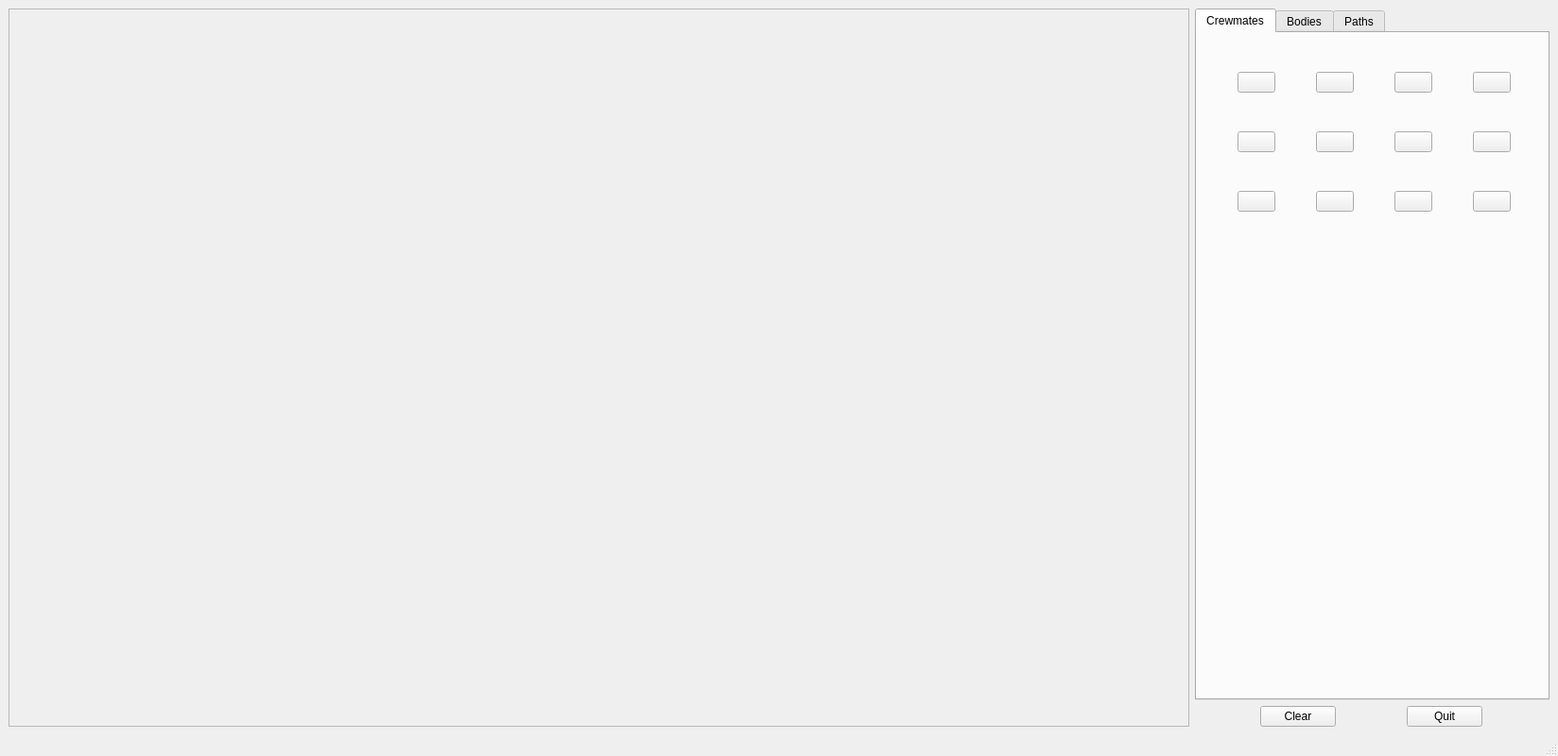
<?xml version="1.0" encoding="UTF-8"?>
<ui version="4.0">
 <class>MapWindow</class>
 <widget class="QMainWindow" name="MapWindow">
  <property name="geometry">
   <rect>
    <x>0</x>
    <y>0</y>
    <width>1648</width>
    <height>800</height>
   </rect>
  </property>
  <property name="windowTitle">
   <string>Skeld</string>
  </property>
  <property name="windowIcon">
   <iconset resource="images.qrc">
    <normaloff>:/logo/images/magnifier.png</normaloff>:/logo/images/magnifier.png</iconset>
  </property>
  <widget class="QWidget" name="centralwidget">
   <layout class="QHBoxLayout" name="horizontalLayout">
    <item>
     <widget class="QScrollArea" name="scrollArea">
      <property name="widgetResizable">
       <bool>true</bool>
      </property>
      <widget class="QWidget" name="scrollAreaWidgetContents">
       <property name="geometry">
        <rect>
         <x>0</x>
         <y>0</y>
         <width>3720</width>
         <height>740</height>
        </rect>
       </property>
       <property name="whatsThis">
        <string notr="true"/>
       </property>
       <layout class="QHBoxLayout" name="horizontalLayout_2">
        <property name="spacing">
         <number>0</number>
        </property>
        <property name="leftMargin">
         <number>0</number>
        </property>
        <property name="topMargin">
         <number>0</number>
        </property>
        <property name="rightMargin">
         <number>0</number>
        </property>
        <property name="bottomMargin">
         <number>0</number>
        </property>
        <item>
         <widget class="MapWidget" name="SkeldMap">
          <property name="maximumSize">
           <size>
            <width>1240</width>
            <height>740</height>
           </size>
          </property>
          <property name="text">
           <string/>
          </property>
          <property name="pixmap">
           <pixmap resource="images.qrc">:/maps/images/Skeld_Map.png</pixmap>
          </property>
          <property name="scaledContents">
           <bool>true</bool>
          </property>
         </widget>
        </item>
        <item>
         <widget class="MapWidget" name="MiraHQMap">
          <property name="enabled">
           <bool>true</bool>
          </property>
          <property name="maximumSize">
           <size>
            <width>1240</width>
            <height>740</height>
           </size>
          </property>
          <property name="text">
           <string/>
          </property>
          <property name="pixmap">
           <pixmap resource="images.qrc">:/maps/images/MIRA_HQ_Map.png</pixmap>
          </property>
          <property name="scaledContents">
           <bool>true</bool>
          </property>
         </widget>
        </item>
        <item>
         <widget class="MapWidget" name="PolusMap">
          <property name="maximumSize">
           <size>
            <width>1240</width>
            <height>740</height>
           </size>
          </property>
          <property name="text">
           <string/>
          </property>
          <property name="pixmap">
           <pixmap resource="images.qrc">:/maps/images/Polus_Map.png</pixmap>
          </property>
          <property name="scaledContents">
           <bool>true</bool>
          </property>
         </widget>
        </item>
       </layout>
      </widget>
     </widget>
    </item>
    <item>
     <layout class="QVBoxLayout" name="verticalLayout">
      <item>
       <widget class="QTabWidget" name="tabWidget">
        <property name="sizePolicy">
         <sizepolicy hsizetype="Fixed" vsizetype="Expanding">
          <horstretch>0</horstretch>
          <verstretch>0</verstretch>
         </sizepolicy>
        </property>
        <property name="minimumSize">
         <size>
          <width>375</width>
          <height>0</height>
         </size>
        </property>
        <property name="currentIndex">
         <number>0</number>
        </property>
        <widget class="QWidget" name="tab">
         <attribute name="title">
          <string>Crewmates</string>
         </attribute>
         <widget class="QWidget" name="layoutWidget">
          <property name="geometry">
           <rect>
            <x>0</x>
            <y>0</y>
            <width>375</width>
            <height>230</height>
           </rect>
          </property>
          <layout class="QGridLayout" name="gridLayout_2">
           <property name="spacing">
            <number>0</number>
           </property>
           <item row="3" column="3">
            <widget class="QPushButton" name="limeButton">
             <property name="sizePolicy">
              <sizepolicy hsizetype="Fixed" vsizetype="Fixed">
               <horstretch>0</horstretch>
               <verstretch>0</verstretch>
              </sizepolicy>
             </property>
             <property name="text">
              <string/>
             </property>
             <property name="icon">
              <iconset resource="images.qrc">
               <normaloff>:/crewmates/images/amonglime.png</normaloff>:/crewmates/images/amonglime.png</iconset>
             </property>
             <property name="iconSize">
              <size>
               <width>64</width>
               <height>64</height>
              </size>
             </property>
            </widget>
           </item>
           <item row="2" column="1">
            <widget class="QPushButton" name="orangeButton">
             <property name="sizePolicy">
              <sizepolicy hsizetype="Fixed" vsizetype="Fixed">
               <horstretch>0</horstretch>
               <verstretch>0</verstretch>
              </sizepolicy>
             </property>
             <property name="text">
              <string/>
             </property>
             <property name="icon">
              <iconset resource="images.qrc">
               <normaloff>:/crewmates/images/amongorange.png</normaloff>:/crewmates/images/amongorange.png</iconset>
             </property>
             <property name="iconSize">
              <size>
               <width>64</width>
               <height>64</height>
              </size>
             </property>
            </widget>
           </item>
           <item row="3" column="0">
            <widget class="QPushButton" name="redButton">
             <property name="sizePolicy">
              <sizepolicy hsizetype="Fixed" vsizetype="Fixed">
               <horstretch>0</horstretch>
               <verstretch>0</verstretch>
              </sizepolicy>
             </property>
             <property name="text">
              <string/>
             </property>
             <property name="icon">
              <iconset resource="images.qrc">
               <normaloff>:/crewmates/images/amongred.png</normaloff>:/crewmates/images/amongred.png</iconset>
             </property>
             <property name="iconSize">
              <size>
               <width>64</width>
               <height>64</height>
              </size>
             </property>
            </widget>
           </item>
           <item row="3" column="1">
            <widget class="QPushButton" name="whiteButton">
             <property name="sizePolicy">
              <sizepolicy hsizetype="Fixed" vsizetype="Fixed">
               <horstretch>0</horstretch>
               <verstretch>0</verstretch>
              </sizepolicy>
             </property>
             <property name="text">
              <string/>
             </property>
             <property name="icon">
              <iconset resource="images.qrc">
               <normaloff>:/crewmates/images/amongwhite.png</normaloff>:/crewmates/images/amongwhite.png</iconset>
             </property>
             <property name="iconSize">
              <size>
               <width>64</width>
               <height>64</height>
              </size>
             </property>
            </widget>
           </item>
           <item row="2" column="3">
            <widget class="QPushButton" name="purpleButton">
             <property name="sizePolicy">
              <sizepolicy hsizetype="Fixed" vsizetype="Fixed">
               <horstretch>0</horstretch>
               <verstretch>0</verstretch>
              </sizepolicy>
             </property>
             <property name="text">
              <string/>
             </property>
             <property name="icon">
              <iconset resource="images.qrc">
               <normaloff>:/crewmates/images/amongpurple.png</normaloff>:/crewmates/images/amongpurple.png</iconset>
             </property>
             <property name="iconSize">
              <size>
               <width>64</width>
               <height>64</height>
              </size>
             </property>
            </widget>
           </item>
           <item row="1" column="0">
            <widget class="QPushButton" name="blackButton">
             <property name="sizePolicy">
              <sizepolicy hsizetype="Fixed" vsizetype="Fixed">
               <horstretch>0</horstretch>
               <verstretch>0</verstretch>
              </sizepolicy>
             </property>
             <property name="text">
              <string/>
             </property>
             <property name="icon">
              <iconset resource="images.qrc">
               <normaloff>:/crewmates/images/amongblack.png</normaloff>:/crewmates/images/amongblack.png</iconset>
             </property>
             <property name="iconSize">
              <size>
               <width>64</width>
               <height>64</height>
              </size>
             </property>
            </widget>
           </item>
           <item row="1" column="3">
            <widget class="QPushButton" name="cyanButton">
             <property name="sizePolicy">
              <sizepolicy hsizetype="Fixed" vsizetype="Fixed">
               <horstretch>0</horstretch>
               <verstretch>0</verstretch>
              </sizepolicy>
             </property>
             <property name="text">
              <string/>
             </property>
             <property name="icon">
              <iconset resource="images.qrc">
               <normaloff>:/crewmates/images/amongcyan.png</normaloff>:/crewmates/images/amongcyan.png</iconset>
             </property>
             <property name="iconSize">
              <size>
               <width>64</width>
               <height>64</height>
              </size>
             </property>
            </widget>
           </item>
           <item row="1" column="1">
            <widget class="QPushButton" name="blueButton">
             <property name="sizePolicy">
              <sizepolicy hsizetype="Fixed" vsizetype="Fixed">
               <horstretch>0</horstretch>
               <verstretch>0</verstretch>
              </sizepolicy>
             </property>
             <property name="text">
              <string/>
             </property>
             <property name="icon">
              <iconset resource="images.qrc">
               <normaloff>:/crewmates/images/amongblue.png</normaloff>:/crewmates/images/amongblue.png</iconset>
             </property>
             <property name="iconSize">
              <size>
               <width>64</width>
               <height>64</height>
              </size>
             </property>
            </widget>
           </item>
           <item row="3" column="2">
            <widget class="QPushButton" name="yellowButton">
             <property name="sizePolicy">
              <sizepolicy hsizetype="Fixed" vsizetype="Fixed">
               <horstretch>0</horstretch>
               <verstretch>0</verstretch>
              </sizepolicy>
             </property>
             <property name="text">
              <string/>
             </property>
             <property name="icon">
              <iconset resource="images.qrc">
               <normaloff>:/crewmates/images/amongyellow.png</normaloff>:/crewmates/images/amongyellow.png</iconset>
             </property>
             <property name="iconSize">
              <size>
               <width>64</width>
               <height>64</height>
              </size>
             </property>
            </widget>
           </item>
           <item row="2" column="0">
            <widget class="QPushButton" name="greenButton">
             <property name="sizePolicy">
              <sizepolicy hsizetype="Fixed" vsizetype="Fixed">
               <horstretch>0</horstretch>
               <verstretch>0</verstretch>
              </sizepolicy>
             </property>
             <property name="text">
              <string/>
             </property>
             <property name="icon">
              <iconset resource="images.qrc">
               <normaloff>:/crewmates/images/amonggreen.png</normaloff>:/crewmates/images/amonggreen.png</iconset>
             </property>
             <property name="iconSize">
              <size>
               <width>64</width>
               <height>64</height>
              </size>
             </property>
            </widget>
           </item>
           <item row="2" column="2">
            <widget class="QPushButton" name="pinkButton">
             <property name="sizePolicy">
              <sizepolicy hsizetype="Fixed" vsizetype="Fixed">
               <horstretch>0</horstretch>
               <verstretch>0</verstretch>
              </sizepolicy>
             </property>
             <property name="text">
              <string/>
             </property>
             <property name="icon">
              <iconset resource="images.qrc">
               <normaloff>:/crewmates/images/amongpink.png</normaloff>:/crewmates/images/amongpink.png</iconset>
             </property>
             <property name="iconSize">
              <size>
               <width>64</width>
               <height>64</height>
              </size>
             </property>
            </widget>
           </item>
           <item row="1" column="2">
            <widget class="QPushButton" name="brownButton">
             <property name="sizePolicy">
              <sizepolicy hsizetype="Fixed" vsizetype="Fixed">
               <horstretch>0</horstretch>
               <verstretch>0</verstretch>
              </sizepolicy>
             </property>
             <property name="text">
              <string/>
             </property>
             <property name="icon">
              <iconset resource="images.qrc">
               <normaloff>:/crewmates/images/amongbrown.png</normaloff>:/crewmates/images/amongbrown.png</iconset>
             </property>
             <property name="iconSize">
              <size>
               <width>64</width>
               <height>64</height>
              </size>
             </property>
            </widget>
           </item>
          </layout>
         </widget>
        </widget>
        <widget class="QWidget" name="tab_2">
         <attribute name="title">
          <string>Bodies</string>
         </attribute>
         <widget class="QWidget" name="layoutWidget">
          <property name="geometry">
           <rect>
            <x>0</x>
            <y>0</y>
            <width>375</width>
            <height>230</height>
           </rect>
          </property>
          <layout class="QGridLayout" name="gridLayout_3">
           <property name="spacing">
            <number>0</number>
           </property>
           <item row="3" column="3">
            <widget class="QPushButton" name="limeButton_2">
             <property name="sizePolicy">
              <sizepolicy hsizetype="Fixed" vsizetype="Fixed">
               <horstretch>0</horstretch>
               <verstretch>0</verstretch>
              </sizepolicy>
             </property>
             <property name="text">
              <string/>
             </property>
             <property name="icon">
              <iconset resource="images.qrc">
               <normaloff>:/bodies/images/limedead.png</normaloff>:/bodies/images/limedead.png</iconset>
             </property>
             <property name="iconSize">
              <size>
               <width>64</width>
               <height>64</height>
              </size>
             </property>
            </widget>
           </item>
           <item row="2" column="1">
            <widget class="QPushButton" name="orangeButton_2">
             <property name="sizePolicy">
              <sizepolicy hsizetype="Fixed" vsizetype="Fixed">
               <horstretch>0</horstretch>
               <verstretch>0</verstretch>
              </sizepolicy>
             </property>
             <property name="text">
              <string/>
             </property>
             <property name="icon">
              <iconset resource="images.qrc">
               <normaloff>:/bodies/images/orangedead.png</normaloff>:/bodies/images/orangedead.png</iconset>
             </property>
             <property name="iconSize">
              <size>
               <width>64</width>
               <height>64</height>
              </size>
             </property>
            </widget>
           </item>
           <item row="3" column="0">
            <widget class="QPushButton" name="redButton_2">
             <property name="sizePolicy">
              <sizepolicy hsizetype="Fixed" vsizetype="Fixed">
               <horstretch>0</horstretch>
               <verstretch>0</verstretch>
              </sizepolicy>
             </property>
             <property name="text">
              <string/>
             </property>
             <property name="icon">
              <iconset resource="images.qrc">
               <normaloff>:/bodies/images/reddead.png</normaloff>:/bodies/images/reddead.png</iconset>
             </property>
             <property name="iconSize">
              <size>
               <width>64</width>
               <height>64</height>
              </size>
             </property>
            </widget>
           </item>
           <item row="3" column="1">
            <widget class="QPushButton" name="whiteButton_2">
             <property name="sizePolicy">
              <sizepolicy hsizetype="Fixed" vsizetype="Fixed">
               <horstretch>0</horstretch>
               <verstretch>0</verstretch>
              </sizepolicy>
             </property>
             <property name="text">
              <string/>
             </property>
             <property name="icon">
              <iconset resource="images.qrc">
               <normaloff>:/bodies/images/whitedead.png</normaloff>:/bodies/images/whitedead.png</iconset>
             </property>
             <property name="iconSize">
              <size>
               <width>64</width>
               <height>64</height>
              </size>
             </property>
            </widget>
           </item>
           <item row="2" column="3">
            <widget class="QPushButton" name="purpleButton_2">
             <property name="sizePolicy">
              <sizepolicy hsizetype="Fixed" vsizetype="Fixed">
               <horstretch>0</horstretch>
               <verstretch>0</verstretch>
              </sizepolicy>
             </property>
             <property name="text">
              <string/>
             </property>
             <property name="icon">
              <iconset resource="images.qrc">
               <normaloff>:/bodies/images/purpledead.png</normaloff>:/bodies/images/purpledead.png</iconset>
             </property>
             <property name="iconSize">
              <size>
               <width>64</width>
               <height>64</height>
              </size>
             </property>
            </widget>
           </item>
           <item row="1" column="0">
            <widget class="QPushButton" name="blackButton_2">
             <property name="sizePolicy">
              <sizepolicy hsizetype="Fixed" vsizetype="Fixed">
               <horstretch>0</horstretch>
               <verstretch>0</verstretch>
              </sizepolicy>
             </property>
             <property name="text">
              <string/>
             </property>
             <property name="icon">
              <iconset resource="images.qrc">
               <normaloff>:/bodies/images/blackdead.png</normaloff>:/bodies/images/blackdead.png</iconset>
             </property>
             <property name="iconSize">
              <size>
               <width>64</width>
               <height>64</height>
              </size>
             </property>
            </widget>
           </item>
           <item row="1" column="3">
            <widget class="QPushButton" name="cyanButton_2">
             <property name="sizePolicy">
              <sizepolicy hsizetype="Fixed" vsizetype="Fixed">
               <horstretch>0</horstretch>
               <verstretch>0</verstretch>
              </sizepolicy>
             </property>
             <property name="text">
              <string/>
             </property>
             <property name="icon">
              <iconset resource="images.qrc">
               <normaloff>:/bodies/images/cyandead.png</normaloff>:/bodies/images/cyandead.png</iconset>
             </property>
             <property name="iconSize">
              <size>
               <width>64</width>
               <height>64</height>
              </size>
             </property>
            </widget>
           </item>
           <item row="1" column="1">
            <widget class="QPushButton" name="blueButton_2">
             <property name="sizePolicy">
              <sizepolicy hsizetype="Fixed" vsizetype="Fixed">
               <horstretch>0</horstretch>
               <verstretch>0</verstretch>
              </sizepolicy>
             </property>
             <property name="text">
              <string/>
             </property>
             <property name="icon">
              <iconset resource="images.qrc">
               <normaloff>:/bodies/images/bluedead.png</normaloff>:/bodies/images/bluedead.png</iconset>
             </property>
             <property name="iconSize">
              <size>
               <width>64</width>
               <height>64</height>
              </size>
             </property>
            </widget>
           </item>
           <item row="3" column="2">
            <widget class="QPushButton" name="yellowButton_2">
             <property name="sizePolicy">
              <sizepolicy hsizetype="Fixed" vsizetype="Fixed">
               <horstretch>0</horstretch>
               <verstretch>0</verstretch>
              </sizepolicy>
             </property>
             <property name="text">
              <string/>
             </property>
             <property name="icon">
              <iconset resource="images.qrc">
               <normaloff>:/bodies/images/yellowdead.png</normaloff>:/bodies/images/yellowdead.png</iconset>
             </property>
             <property name="iconSize">
              <size>
               <width>64</width>
               <height>64</height>
              </size>
             </property>
            </widget>
           </item>
           <item row="2" column="0">
            <widget class="QPushButton" name="greenButton_2">
             <property name="sizePolicy">
              <sizepolicy hsizetype="Fixed" vsizetype="Fixed">
               <horstretch>0</horstretch>
               <verstretch>0</verstretch>
              </sizepolicy>
             </property>
             <property name="text">
              <string/>
             </property>
             <property name="icon">
              <iconset resource="images.qrc">
               <normaloff>:/bodies/images/greendead.png</normaloff>:/bodies/images/greendead.png</iconset>
             </property>
             <property name="iconSize">
              <size>
               <width>64</width>
               <height>64</height>
              </size>
             </property>
            </widget>
           </item>
           <item row="2" column="2">
            <widget class="QPushButton" name="pinkButton_2">
             <property name="sizePolicy">
              <sizepolicy hsizetype="Fixed" vsizetype="Fixed">
               <horstretch>0</horstretch>
               <verstretch>0</verstretch>
              </sizepolicy>
             </property>
             <property name="text">
              <string/>
             </property>
             <property name="icon">
              <iconset resource="images.qrc">
               <normaloff>:/bodies/images/pinkdead.png</normaloff>:/bodies/images/pinkdead.png</iconset>
             </property>
             <property name="iconSize">
              <size>
               <width>64</width>
               <height>64</height>
              </size>
             </property>
            </widget>
           </item>
           <item row="1" column="2">
            <widget class="QPushButton" name="brownButton_2">
             <property name="sizePolicy">
              <sizepolicy hsizetype="Fixed" vsizetype="Fixed">
               <horstretch>0</horstretch>
               <verstretch>0</verstretch>
              </sizepolicy>
             </property>
             <property name="text">
              <string/>
             </property>
             <property name="icon">
              <iconset resource="images.qrc">
               <normaloff>:/bodies/images/browndead.png</normaloff>:/bodies/images/browndead.png</iconset>
             </property>
             <property name="iconSize">
              <size>
               <width>64</width>
               <height>64</height>
              </size>
             </property>
            </widget>
           </item>
          </layout>
         </widget>
        </widget>
        <widget class="QWidget" name="tab_3">
         <attribute name="title">
          <string>Paths</string>
         </attribute>
         <widget class="QWidget" name="layoutWidget_2">
          <property name="geometry">
           <rect>
            <x>0</x>
            <y>0</y>
            <width>375</width>
            <height>230</height>
           </rect>
          </property>
          <layout class="QGridLayout" name="gridLayout_4">
           <property name="spacing">
            <number>0</number>
           </property>
           <item row="3" column="3">
            <widget class="QPushButton" name="limeButton_3">
             <property name="sizePolicy">
              <sizepolicy hsizetype="Fixed" vsizetype="Fixed">
               <horstretch>0</horstretch>
               <verstretch>0</verstretch>
              </sizepolicy>
             </property>
             <property name="text">
              <string/>
             </property>
             <property name="icon">
              <iconset resource="images.qrc">
               <normaloff>:/crewmates/images/amonglime.png</normaloff>:/crewmates/images/amonglime.png</iconset>
             </property>
             <property name="iconSize">
              <size>
               <width>64</width>
               <height>64</height>
              </size>
             </property>
            </widget>
           </item>
           <item row="2" column="1">
            <widget class="QPushButton" name="orangeButton_3">
             <property name="sizePolicy">
              <sizepolicy hsizetype="Fixed" vsizetype="Fixed">
               <horstretch>0</horstretch>
               <verstretch>0</verstretch>
              </sizepolicy>
             </property>
             <property name="text">
              <string/>
             </property>
             <property name="icon">
              <iconset resource="images.qrc">
               <normaloff>:/crewmates/images/amongorange.png</normaloff>:/crewmates/images/amongorange.png</iconset>
             </property>
             <property name="iconSize">
              <size>
               <width>64</width>
               <height>64</height>
              </size>
             </property>
            </widget>
           </item>
           <item row="3" column="0">
            <widget class="QPushButton" name="redButton_3">
             <property name="sizePolicy">
              <sizepolicy hsizetype="Fixed" vsizetype="Fixed">
               <horstretch>0</horstretch>
               <verstretch>0</verstretch>
              </sizepolicy>
             </property>
             <property name="text">
              <string/>
             </property>
             <property name="icon">
              <iconset resource="images.qrc">
               <normaloff>:/crewmates/images/amongred.png</normaloff>:/crewmates/images/amongred.png</iconset>
             </property>
             <property name="iconSize">
              <size>
               <width>64</width>
               <height>64</height>
              </size>
             </property>
            </widget>
           </item>
           <item row="3" column="1">
            <widget class="QPushButton" name="whiteButton_3">
             <property name="sizePolicy">
              <sizepolicy hsizetype="Fixed" vsizetype="Fixed">
               <horstretch>0</horstretch>
               <verstretch>0</verstretch>
              </sizepolicy>
             </property>
             <property name="text">
              <string/>
             </property>
             <property name="icon">
              <iconset resource="images.qrc">
               <normaloff>:/crewmates/images/amongwhite.png</normaloff>:/crewmates/images/amongwhite.png</iconset>
             </property>
             <property name="iconSize">
              <size>
               <width>64</width>
               <height>64</height>
              </size>
             </property>
            </widget>
           </item>
           <item row="2" column="3">
            <widget class="QPushButton" name="purpleButton_3">
             <property name="sizePolicy">
              <sizepolicy hsizetype="Fixed" vsizetype="Fixed">
               <horstretch>0</horstretch>
               <verstretch>0</verstretch>
              </sizepolicy>
             </property>
             <property name="text">
              <string/>
             </property>
             <property name="icon">
              <iconset resource="images.qrc">
               <normaloff>:/crewmates/images/amongpurple.png</normaloff>:/crewmates/images/amongpurple.png</iconset>
             </property>
             <property name="iconSize">
              <size>
               <width>64</width>
               <height>64</height>
              </size>
             </property>
            </widget>
           </item>
           <item row="1" column="0">
            <widget class="QPushButton" name="blackButton_3">
             <property name="sizePolicy">
              <sizepolicy hsizetype="Fixed" vsizetype="Fixed">
               <horstretch>0</horstretch>
               <verstretch>0</verstretch>
              </sizepolicy>
             </property>
             <property name="text">
              <string/>
             </property>
             <property name="icon">
              <iconset resource="images.qrc">
               <normaloff>:/crewmates/images/amongblack.png</normaloff>:/crewmates/images/amongblack.png</iconset>
             </property>
             <property name="iconSize">
              <size>
               <width>64</width>
               <height>64</height>
              </size>
             </property>
            </widget>
           </item>
           <item row="1" column="3">
            <widget class="QPushButton" name="cyanButton_3">
             <property name="sizePolicy">
              <sizepolicy hsizetype="Fixed" vsizetype="Fixed">
               <horstretch>0</horstretch>
               <verstretch>0</verstretch>
              </sizepolicy>
             </property>
             <property name="text">
              <string/>
             </property>
             <property name="icon">
              <iconset resource="images.qrc">
               <normaloff>:/crewmates/images/amongcyan.png</normaloff>:/crewmates/images/amongcyan.png</iconset>
             </property>
             <property name="iconSize">
              <size>
               <width>64</width>
               <height>64</height>
              </size>
             </property>
            </widget>
           </item>
           <item row="1" column="1">
            <widget class="QPushButton" name="blueButton_3">
             <property name="sizePolicy">
              <sizepolicy hsizetype="Fixed" vsizetype="Fixed">
               <horstretch>0</horstretch>
               <verstretch>0</verstretch>
              </sizepolicy>
             </property>
             <property name="text">
              <string/>
             </property>
             <property name="icon">
              <iconset resource="images.qrc">
               <normaloff>:/crewmates/images/amongblue.png</normaloff>:/crewmates/images/amongblue.png</iconset>
             </property>
             <property name="iconSize">
              <size>
               <width>64</width>
               <height>64</height>
              </size>
             </property>
            </widget>
           </item>
           <item row="3" column="2">
            <widget class="QPushButton" name="yellowButton_3">
             <property name="sizePolicy">
              <sizepolicy hsizetype="Fixed" vsizetype="Fixed">
               <horstretch>0</horstretch>
               <verstretch>0</verstretch>
              </sizepolicy>
             </property>
             <property name="text">
              <string/>
             </property>
             <property name="icon">
              <iconset resource="images.qrc">
               <normaloff>:/crewmates/images/amongyellow.png</normaloff>:/crewmates/images/amongyellow.png</iconset>
             </property>
             <property name="iconSize">
              <size>
               <width>64</width>
               <height>64</height>
              </size>
             </property>
            </widget>
           </item>
           <item row="2" column="0">
            <widget class="QPushButton" name="greenButton_3">
             <property name="sizePolicy">
              <sizepolicy hsizetype="Fixed" vsizetype="Fixed">
               <horstretch>0</horstretch>
               <verstretch>0</verstretch>
              </sizepolicy>
             </property>
             <property name="text">
              <string/>
             </property>
             <property name="icon">
              <iconset resource="images.qrc">
               <normaloff>:/crewmates/images/amonggreen.png</normaloff>:/crewmates/images/amonggreen.png</iconset>
             </property>
             <property name="iconSize">
              <size>
               <width>64</width>
               <height>64</height>
              </size>
             </property>
            </widget>
           </item>
           <item row="2" column="2">
            <widget class="QPushButton" name="pinkButton_3">
             <property name="sizePolicy">
              <sizepolicy hsizetype="Fixed" vsizetype="Fixed">
               <horstretch>0</horstretch>
               <verstretch>0</verstretch>
              </sizepolicy>
             </property>
             <property name="text">
              <string/>
             </property>
             <property name="icon">
              <iconset resource="images.qrc">
               <normaloff>:/crewmates/images/amongpink.png</normaloff>:/crewmates/images/amongpink.png</iconset>
             </property>
             <property name="iconSize">
              <size>
               <width>64</width>
               <height>64</height>
              </size>
             </property>
            </widget>
           </item>
           <item row="1" column="2">
            <widget class="QPushButton" name="brownButton_3">
             <property name="sizePolicy">
              <sizepolicy hsizetype="Fixed" vsizetype="Fixed">
               <horstretch>0</horstretch>
               <verstretch>0</verstretch>
              </sizepolicy>
             </property>
             <property name="text">
              <string/>
             </property>
             <property name="icon">
              <iconset resource="images.qrc">
               <normaloff>:/crewmates/images/amongbrown.png</normaloff>:/crewmates/images/amongbrown.png</iconset>
             </property>
             <property name="iconSize">
              <size>
               <width>64</width>
               <height>64</height>
              </size>
             </property>
            </widget>
           </item>
          </layout>
         </widget>
        </widget>
       </widget>
      </item>
      <item>
       <layout class="QGridLayout" name="gridLayout">
        <item row="0" column="1">
         <widget class="QPushButton" name="exitButton">
          <property name="sizePolicy">
           <sizepolicy hsizetype="Fixed" vsizetype="Fixed">
            <horstretch>0</horstretch>
            <verstretch>0</verstretch>
           </sizepolicy>
          </property>
          <property name="text">
           <string>Quit</string>
          </property>
         </widget>
        </item>
        <item row="0" column="0">
         <widget class="QPushButton" name="clearButton">
          <property name="sizePolicy">
           <sizepolicy hsizetype="Fixed" vsizetype="Fixed">
            <horstretch>0</horstretch>
            <verstretch>0</verstretch>
           </sizepolicy>
          </property>
          <property name="text">
           <string>Clear</string>
          </property>
         </widget>
        </item>
       </layout>
      </item>
     </layout>
    </item>
   </layout>
  </widget>
  <widget class="QMenuBar" name="menubar">
   <property name="geometry">
    <rect>
     <x>0</x>
     <y>0</y>
     <width>1648</width>
     <height>21</height>
    </rect>
   </property>
  </widget>
  <widget class="QStatusBar" name="statusbar"/>
 </widget>
 <customwidgets>
  <customwidget>
   <class>MapWidget</class>
   <extends>QLabel</extends>
   <header location="global">mapwidget.h</header>
  </customwidget>
 </customwidgets>
 <resources>
  <include location="images.qrc"/>
 </resources>
 <connections/>
</ui>
